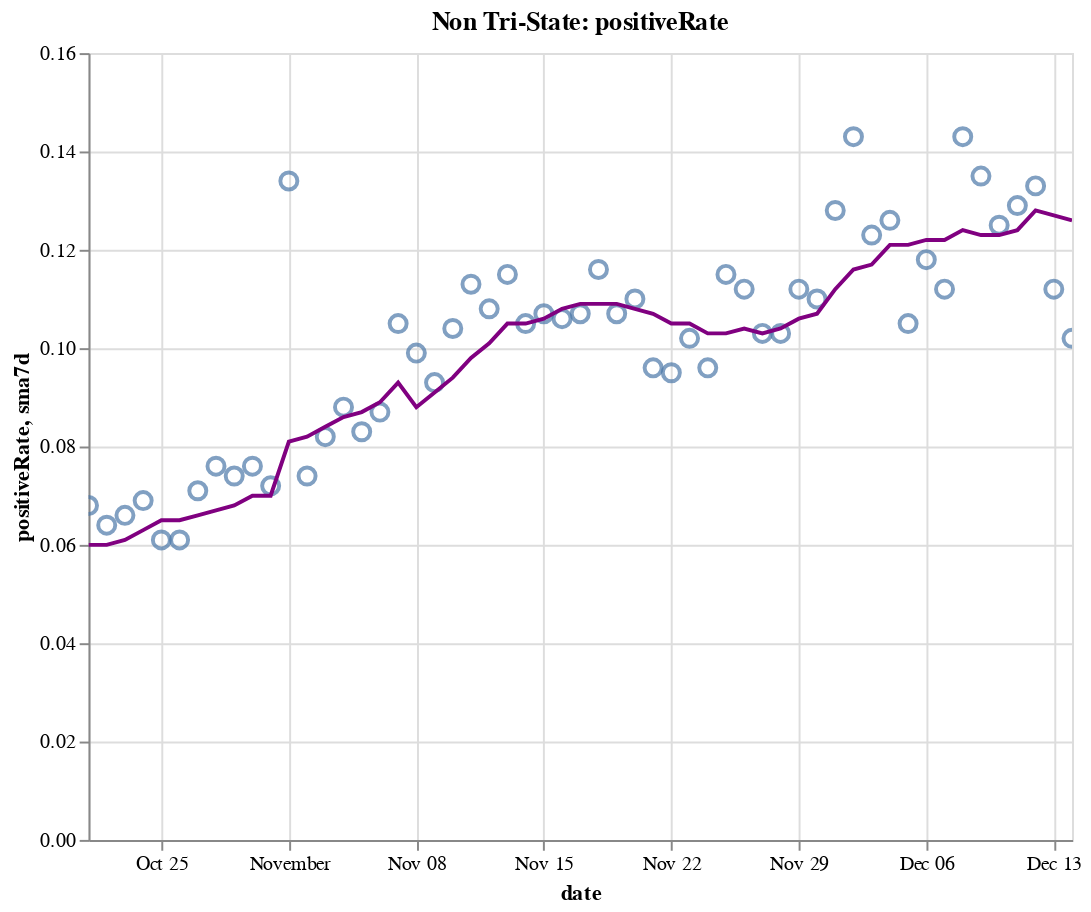

Here is the notebook cell this chart was saved with:
### Code cell
create_plot(non_tristate, 'positiveRate')

### Figure 1 — Vega-Lite specification as saved in the notebook (floating-point values rounded to 4 significant figures)
{"config": {"view": {"continuousWidth": 400, "continuousHeight": 300}}, "layer": [{"layer": [{"mark": {"type": "point", "size": 75}, "encoding": {"tooltip": [{"type": "temporal", "field": "date"}, {"type": "quantitative", "field": "positiveRate"}, {"type": "quantitative", "field": "sma7d"}], "x": {"type": "temporal", "field": "date"}, "y": {"type": "quantitative", "field": "positiveRate"}}, "selection": {"selector016": {"type": "interval", "bind": "scales", "encodings": ["x", "y"]}}}, {"mark": {"type": "line", "color": "purple"}, "encoding": {"x": {"type": "temporal", "field": "date"}, "y": {"type": "quantitative", "field": "sma7d"}}}]}, {"mark": {"type": "rule", "color": "#aaa"}, "encoding": {"x": {"type": "temporal", "field": "date"}}, "transform": [{"filter": {"selection": "selector015"}}]}, {"mark": "circle", "encoding": {"opacity": {"condition": {"value": 1, "selection": "selector015"}, "value": 0}, "tooltip": [{"type": "temporal", "field": "date"}, {"type": "quantitative", "field": "positiveRate"}, {"type": "quantitative", "field": "sma7d"}], "x": {"type": "temporal", "field": "date"}, "y": {"type": "quantitative", "field": "positiveRate"}}, "selection": {"selector015": {"type": "single", "encodings": ["x"], "on": "mouseover", "nearest": true, "empty": "none"}}}, {"mark": {"type": "text", "align": "left", "dx": 5, "dy": -5, "stroke": "white", "strokeWidth": 2}, "encoding": {"text": {"type": "quantitative", "field": "positiveRate"}, "tooltip": [{"type": "temporal", "field": "date"}, {"type": "quantitative", "field": "positiveRate"}, {"type": "quantitative", "field": "sma7d"}], "x": {"type": "temporal", "field": "date"}, "y": {"type": "quantitative", "field": "positiveRate"}}, "transform": [{"filter": {"selection": "selector015"}}]}, {"mark": {"type": "text", "align": "left", "dx": 5, "dy": -5}, "encoding": {"text": {"type": "quantitative", "field": "positiveRate"}, "tooltip": [{"type": "temporal", "field": "date"}, {"type": "quantitative", "field": "positiveRate"}, {"type": "quantitative", "field": "sma7d"}], "x": {"type": "temporal", "field": "date"}, "y": {"type": "quantitative", "field": "positiveRate"}}, "transform": [{"filter": {"selection": "selector015"}}]}], "data": {"name": "data-d61f930054039cf03fa02b694932c5da"}, "height": 400, "title": "Non Tri-State: positiveRate", "width": 500, "$schema": "https://vega.github.io/schema/vega-lite/v4.8.1.json", "datasets": {"data-d61f930054039cf03fa02b694932c5da": [{"date": "2020-10-21T00:00:00", "totalTestResultsIncrease": 848800.0, "positiveIncrease": 57510.0, "death": 167500.0, "deathIncrease": 992.0, "positiveRate": 0.068, "state": "Non Tri-State", "sma7d": 0.06}, {"date": "2020-10-22T00:00:00", "totalTestResultsIncrease": 1088000.0, "positiveIncrease": 69710.0, "death": 168500.0, "deathIncrease": 1091.0, "positiveRate": 0.064, "state": "Non Tri-State", "sma7d": 0.06}, {"date": "2020-10-23T00:00:00", "totalTestResultsIncrease": 1199000.0, "positiveIncrease": 78980.0, "death": 169500.0, "deathIncrease": 912.0, "positiveRate": 0.066, "state": "Non Tri-State", "sma7d": 0.061}, {"date": "2020-10-24T00:00:00", "totalTestResultsIncrease": 1154000.0, "positiveIncrease": 79350.0, "death": 170300.0, "deathIncrease": 876.0, "positiveRate": 0.069, "state": "Non Tri-State", "sma7d": 0.063}, {"date": "2020-10-25T00:00:00", "totalTestResultsIncrease": 1015000.0, "positiveIncrease": 62140.0, "death": 170700.0, "deathIncrease": 371.0, "positiveRate": 0.061, "state": "Non Tri-State", "sma7d": 0.065}, {"date": "2020-10-26T00:00:00", "totalTestResultsIncrease": 951000.0, "positiveIncrease": 58080.0, "death": 171100.0, "deathIncrease": 368.0, "positiveRate": 0.061, "state": "Non Tri-State", "sma7d": 0.065}, {"date": "2020-10-27T00:00:00", "totalTestResultsIncrease": 956200.0, "positiveIncrease": 67920.0, "death": 172000.0, "deathIncrease": 893.0, "positiveRate": 0.071, "state": "Non Tri-State", "sma7d": 0.066}, {"date": "2020-10-28T00:00:00", "totalTestResultsIncrease": 983200.0, "positiveIncrease": 74610.0, "death": 173000.0, "deathIncrease": 1003.0, "positiveRate": 0.076, "state": "Non Tri-State", "sma7d": 0.067}, {"date": "2020-10-29T00:00:00", "totalTestResultsIncrease": 1124000.0, "positiveIncrease": 83360.0, "death": 174000.0, "deathIncrease": 1023.0, "positiveRate": 0.074, "state": "Non Tri-State", "sma7d": 0.068}, {"date": "2020-10-30T00:00:00", "totalTestResultsIncrease": 1216000.0, "positiveIncrease": 92270.0, "death": 174900.0, "deathIncrease": 921.0, "positiveRate": 0.076, "state": "Non Tri-State", "sma7d": 0.07}, {"date": "2020-10-31T00:00:00", "totalTestResultsIncrease": 1209000.0, "positiveIncrease": 87200.0, "death": 175900.0, "deathIncrease": 956.0, "positiveRate": 0.072, "state": "Non Tri-State", "sma7d": 0.07}, {"date": "2020-11-01T00:00:00", "totalTestResultsIncrease": 1027000.0, "positiveIncrease": 137300.0, "death": 176200.0, "deathIncrease": 377.0, "positiveRate": 0.134, "state": "Non Tri-State", "sma7d": 0.081}, {"date": "2020-11-02T00:00:00", "totalTestResultsIncrease": 1051000.0, "positiveIncrease": 77440.0, "death": 176700.0, "deathIncrease": 446.0, "positiveRate": 0.074, "state": "Non Tri-State", "sma7d": 0.082}, {"date": "2020-11-03T00:00:00", "totalTestResultsIncrease": 1049000.0, "positiveIncrease": 85720.0, "death": 178200.0, "deathIncrease": 1492.0, "positiveRate": 0.082, "state": "Non Tri-State", "sma7d": 0.084}, {"date": "2020-11-04T00:00:00", "totalTestResultsIncrease": 1110000.0, "positiveIncrease": 97480.0, "death": 179300.0, "deathIncrease": 1077.0, "positiveRate": 0.088, "state": "Non Tri-State", "sma7d": 0.086}, {"date": "2020-11-05T00:00:00", "totalTestResultsIncrease": 1344000.0, "positiveIncrease": 111400.0, "death": 180400.0, "deathIncrease": 1108.0, "positiveRate": 0.083, "state": "Non Tri-State", "sma7d": 0.087}, {"date": "2020-11-06T00:00:00", "totalTestResultsIncrease": 1385000.0, "positiveIncrease": 121100.0, "death": 181500.0, "deathIncrease": 1140.0, "positiveRate": 0.087, "state": "Non Tri-State", "sma7d": 0.089}, {"date": "2020-11-07T00:00:00", "totalTestResultsIncrease": 1186000.0, "positiveIncrease": 124000.0, "death": 182600.0, "deathIncrease": 1105.0, "positiveRate": 0.105, "state": "Non Tri-State", "sma7d": 0.093}, {"date": "2020-11-08T00:00:00", "totalTestResultsIncrease": 1072000.0, "positiveIncrease": 106100.0, "death": 183100.0, "deathIncrease": 478.0, "positiveRate": 0.099, "state": "Non Tri-State", "sma7d": 0.088}, {"date": "2020-11-09T00:00:00", "totalTestResultsIncrease": 1171000.0, "positiveIncrease": 109000.0, "death": 183600.0, "deathIncrease": 516.0, "positiveRate": 0.093, "state": "Non Tri-State", "sma7d": 0.091}, {"date": "2020-11-10T00:00:00", "totalTestResultsIncrease": 1191000.0, "positiveIncrease": 123700.0, "death": 184900.0, "deathIncrease": 1295.0, "positiveRate": 0.104, "state": "Non Tri-State", "sma7d": 0.094}, {"date": "2020-11-11T00:00:00", "totalTestResultsIncrease": 1219000.0, "positiveIncrease": 137300.0, "death": 186400.0, "deathIncrease": 1534.0, "positiveRate": 0.113, "state": "Non Tri-State", "sma7d": 0.098}, {"date": "2020-11-12T00:00:00", "totalTestResultsIncrease": 1344000.0, "positiveIncrease": 144700.0, "death": 187500.0, "deathIncrease": 1053.0, "positiveRate": 0.108, "state": "Non Tri-State", "sma7d": 0.101}, {"date": "2020-11-13T00:00:00", "totalTestResultsIncrease": 1416000.0, "positiveIncrease": 162900.0, "death": 188700.0, "deathIncrease": 1242.0, "positiveRate": 0.115, "state": "Non Tri-State", "sma7d": 0.105}, {"date": "2020-11-14T00:00:00", "totalTestResultsIncrease": 1480000.0, "positiveIncrease": 156100.0, "death": 190000.0, "deathIncrease": 1302.0, "positiveRate": 0.105, "state": "Non Tri-State", "sma7d": 0.105}, {"date": "2020-11-15T00:00:00", "totalTestResultsIncrease": 1292000.0, "positiveIncrease": 137600.0, "death": 190700.0, "deathIncrease": 660.0, "positiveRate": 0.107, "state": "Non Tri-State", "sma7d": 0.106}, {"date": "2020-11-16T00:00:00", "totalTestResultsIncrease": 1317000.0, "positiveIncrease": 139200.0, "death": 191200.0, "deathIncrease": 547.0, "positiveRate": 0.106, "state": "Non Tri-State", "sma7d": 0.108}, {"date": "2020-11-17T00:00:00", "totalTestResultsIncrease": 1378000.0, "positiveIncrease": 148000.0, "death": 192700.0, "deathIncrease": 1482.0, "positiveRate": 0.107, "state": "Non Tri-State", "sma7d": 0.109}, {"date": "2020-11-18T00:00:00", "totalTestResultsIncrease": 1340000.0, "positiveIncrease": 154800.0, "death": 194500.0, "deathIncrease": 1796.0, "positiveRate": 0.116, "state": "Non Tri-State", "sma7d": 0.109}, {"date": "2020-11-19T00:00:00", "totalTestResultsIncrease": 1614000.0, "positiveIncrease": 172800.0, "death": 196400.0, "deathIncrease": 1933.0, "positiveRate": 0.107, "state": "Non Tri-State", "sma7d": 0.109}, {"date": "2020-11-20T00:00:00", "totalTestResultsIncrease": 1663000.0, "positiveIncrease": 183600.0, "death": 198300.0, "deathIncrease": 1813.0, "positiveRate": 0.11, "state": "Non Tri-State", "sma7d": 0.108}, {"date": "2020-11-21T00:00:00", "totalTestResultsIncrease": 1791000.0, "positiveIncrease": 171200.0, "death": 199700.0, "deathIncrease": 1486.0, "positiveRate": 0.096, "state": "Non Tri-State", "sma7d": 0.107}, {"date": "2020-11-22T00:00:00", "totalTestResultsIncrease": 1503000.0, "positiveIncrease": 142500.0, "death": 200600.0, "deathIncrease": 871.0, "positiveRate": 0.095, "state": "Non Tri-State", "sma7d": 0.105}, {"date": "2020-11-23T00:00:00", "totalTestResultsIncrease": 1339000.0, "positiveIncrease": 137100.0, "death": 201400.0, "deathIncrease": 771.0, "positiveRate": 0.102, "state": "Non Tri-State", "sma7d": 0.105}, {"date": "2020-11-24T00:00:00", "totalTestResultsIncrease": 1656000.0, "positiveIncrease": 159600.0, "death": 203400.0, "deathIncrease": 1998.0, "positiveRate": 0.096, "state": "Non Tri-State", "sma7d": 0.103}, {"date": "2020-11-25T00:00:00", "totalTestResultsIncrease": 1521000.0, "positiveIncrease": 174800.0, "death": 205500.0, "deathIncrease": 2127.0, "positiveRate": 0.115, "state": "Non Tri-State", "sma7d": 0.103}, {"date": "2020-11-26T00:00:00", "totalTestResultsIncrease": 1047000.0, "positiveIncrease": 117000.0, "death": 206800.0, "deathIncrease": 1281.0, "positiveRate": 0.112, "state": "Non Tri-State", "sma7d": 0.104}, {"date": "2020-11-27T00:00:00", "totalTestResultsIncrease": 1737000.0, "positiveIncrease": 178500.0, "death": 208100.0, "deathIncrease": 1301.0, "positiveRate": 0.103, "state": "Non Tri-State", "sma7d": 0.103}, {"date": "2020-11-28T00:00:00", "totalTestResultsIncrease": 1413000.0, "positiveIncrease": 145000.0, "death": 209300.0, "deathIncrease": 1184.0, "positiveRate": 0.103, "state": "Non Tri-State", "sma7d": 0.104}, {"date": "2020-11-29T00:00:00", "totalTestResultsIncrease": 1124000.0, "positiveIncrease": 125500.0, "death": 210000.0, "deathIncrease": 752.0, "positiveRate": 0.112, "state": "Non Tri-State", "sma7d": 0.106}, {"date": "2020-11-30T00:00:00", "totalTestResultsIncrease": 1212000.0, "positiveIncrease": 133800.0, "death": 210900.0, "deathIncrease": 904.0, "positiveRate": 0.11, "state": "Non Tri-State", "sma7d": 0.107}, {"date": "2020-12-01T00:00:00", "totalTestResultsIncrease": 1298000.0, "positiveIncrease": 165900.0, "death": 213300.0, "deathIncrease": 2327.0, "positiveRate": 0.128, "state": "Non Tri-State", "sma7d": 0.112}, {"date": "2020-12-02T00:00:00", "totalTestResultsIncrease": 1281000.0, "positiveIncrease": 182700.0, "death": 215900.0, "deathIncrease": 2618.0, "positiveRate": 0.143, "state": "Non Tri-State", "sma7d": 0.116}, {"date": "2020-12-03T00:00:00", "totalTestResultsIncrease": 1583000.0, "positiveIncrease": 194000.0, "death": 218600.0, "deathIncrease": 2675.0, "positiveRate": 0.123, "state": "Non Tri-State", "sma7d": 0.117}, {"date": "2020-12-04T00:00:00", "totalTestResultsIncrease": 1662000.0, "positiveIncrease": 209500.0, "death": 221000.0, "deathIncrease": 2430.0, "positiveRate": 0.126, "state": "Non Tri-State", "sma7d": 0.121}, {"date": "2020-12-05T00:00:00", "totalTestResultsIncrease": 1898000.0, "positiveIncrease": 199300.0, "death": 223300.0, "deathIncrease": 2357.0, "positiveRate": 0.105, "state": "Non Tri-State", "sma7d": 0.121}, {"date": "2020-12-06T00:00:00", "totalTestResultsIncrease": 1390000.0, "positiveIncrease": 163900.0, "death": 224400.0, "deathIncrease": 1070.0, "positiveRate": 0.118, "state": "Non Tri-State", "sma7d": 0.122}, {"date": "2020-12-07T00:00:00", "totalTestResultsIncrease": 1440000.0, "positiveIncrease": 161800.0, "death": 225500.0, "deathIncrease": 1121.0, "positiveRate": 0.112, "state": "Non Tri-State", "sma7d": 0.122}, {"date": "2020-12-08T00:00:00", "totalTestResultsIncrease": 1428000.0, "positiveIncrease": 203700.0, "death": 228100.0, "deathIncrease": 2520.0, "positiveRate": 0.143, "state": "Non Tri-State", "sma7d": 0.124}, {"date": "2020-12-09T00:00:00", "totalTestResultsIncrease": 1449000.0, "positiveIncrease": 196100.0, "death": 231000.0, "deathIncrease": 2908.0, "positiveRate": 0.135, "state": "Non Tri-State", "sma7d": 0.123}, {"date": "2020-12-10T00:00:00", "totalTestResultsIncrease": 1610000.0, "positiveIncrease": 200800.0, "death": 233900.0, "deathIncrease": 2913.0, "positiveRate": 0.125, "state": "Non Tri-State", "sma7d": 0.123}, {"date": "2020-12-11T00:00:00", "totalTestResultsIncrease": 1676000.0, "positiveIncrease": 216800.0, "death": 236400.0, "deathIncrease": 2570.0, "positiveRate": 0.129, "state": "Non Tri-State", "sma7d": 0.124}, {"date": "2020-12-12T00:00:00", "totalTestResultsIncrease": 1564000.0, "positiveIncrease": 207800.0, "death": 238800.0, "deathIncrease": 2336.0, "positiveRate": 0.133, "state": "Non Tri-State", "sma7d": 0.128}, {"date": "2020-12-13T00:00:00", "totalTestResultsIncrease": 1555000.0, "positiveIncrease": 173400.0, "death": 240100.0, "deathIncrease": 1365.0, "positiveRate": 0.112, "state": "Non Tri-State", "sma7d": 0.127}, {"date": "2020-12-14T00:00:00", "totalTestResultsIncrease": 1691000.0, "positiveIncrease": 172300.0, "death": 241300.0, "deathIncrease": 1168.0, "positiveRate": 0.102, "state": "Non Tri-State", "sma7d": 0.126}]}}
